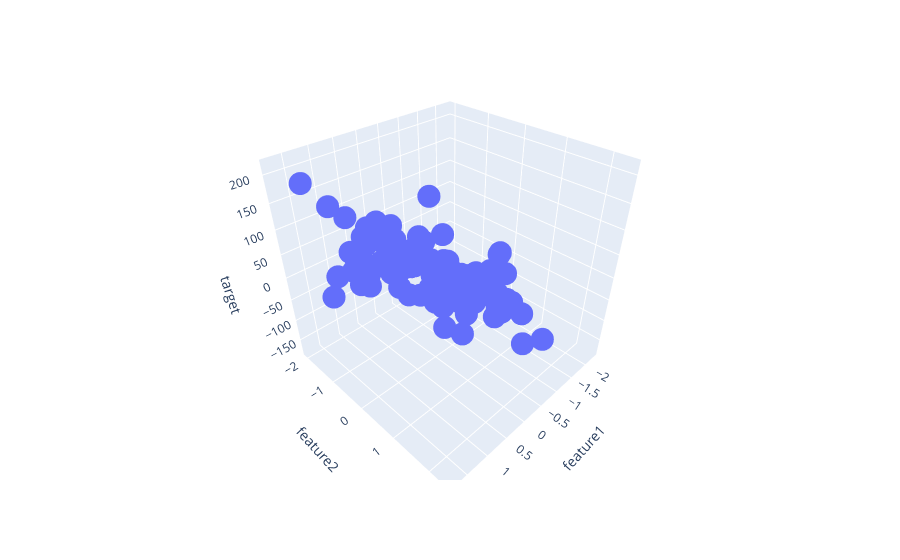

Notebook code for this chart:
### Code cell
px.scatter_3d(data_frame=df, x='feature1', y = 'feature2', z= 'target')
